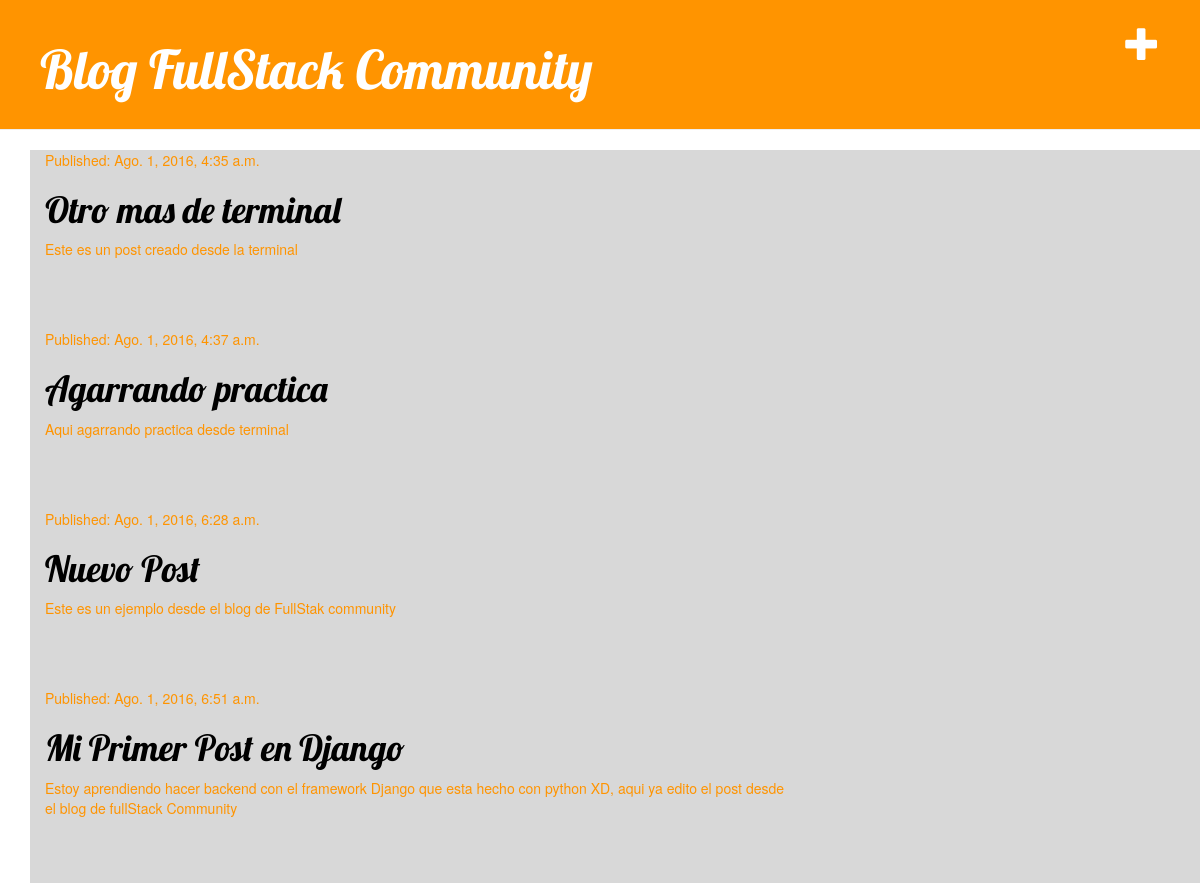
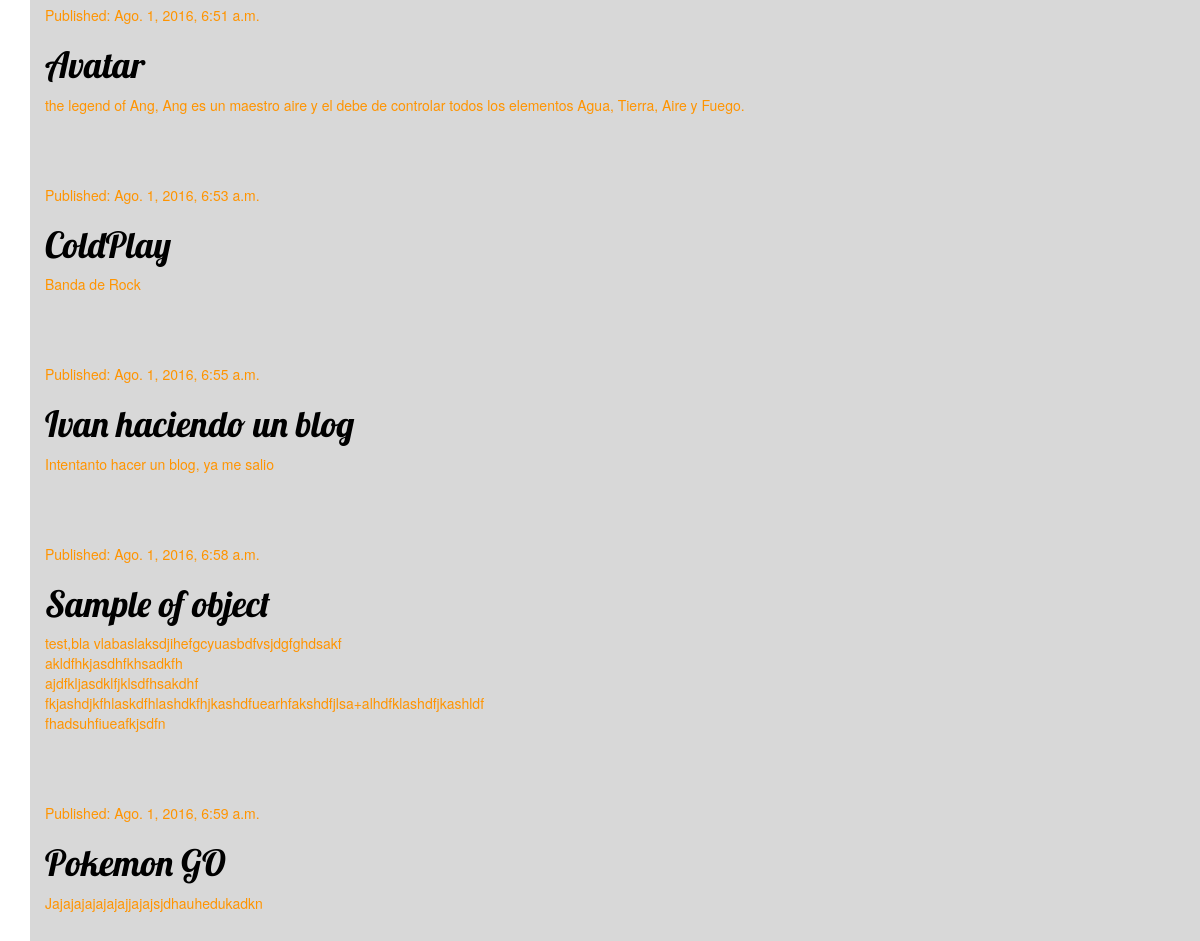
The page / on the database its author committed (2 pictures, top to bottom).
### blog/models.py (models this page shows, shortened)
class Post(models.Model):
	author = models.ForeignKey('auth.User')
	title = models.CharField(max_length=200)
	text = models.TextField()
	created_date = models.DateTimeField(default=timezone.now)
	publish_date = models.DateTimeField(blank=True , null=True)

### blog/views.py (the view)
# urls.py: url(r'^$', views.post_list),
def post_list(request):
	posts = Post.objects.filter(publish_date__lte=timezone.now()).order_by('publish_date')
	return render(request, 'blog/post_list.html',{'posts':posts})

### blog/templates/blog/post_list.html
{% extends 'blog/base.html'%}
	{% block content%}
		{%for post in posts%}
			<div class="post">
				<p>Published: {{post.publish_date}}</p>
				<h1><a href="{%url 'blog.views.post_detail' pk=post.pk%}">{{post.title}}</a></h1>
				<p>{{post.text | linebreaksbr}}</p>
			</div>
		{%endfor%}
	{%endblock%}

### blog/templates/blog/base.html (shortened to what this page needs)
{%load staticfiles%}
<!DOCTYPE html>
<html>
<head>
	<link rel="stylesheet" href="//maxcdn.bootstrapcdn.com/bootstrap/3.2.0/css/bootstrap.min.css">
    <link rel="stylesheet" href="//maxcdn.bootstrapcdn.com/bootstrap/3.2.0/css/bootstrap-theme.min.css">
    <link rel="stylesheet" href="{% static 'css/blog.css' %}">
</head>
<body>
		<div class="page-header">
			<a href="{% url 'blog.views.post_new' %}" class="top-menu"><span class="glyphicon glyphicon-plus"></span></a>
			<h1><a href="{% url 'blog.views.post_list' %}">Blog  FullStack Community</a></h1>
		</div>
		<div class="content container">
			<div class="row">
				<div class="col-md-8">
					{% block content%}
					{% endblock%}
				</div>
			</div>
		</div>
</body>
</html>

### blog/static/css/blog.css (style rules this page uses)
h1 a { color: #FCA205; font-family: 'Lobster'; }
body { padding-left: 0; }
.page-header { background-color: #ff9400; margin-top: 0; padding: 20px 20px 20px 40px; }
.page-header h1, .page-header h1 a, .page-header h1 a:visited, .page-header h1 a:active { color: #ffffff; font-size: 40pt; text-decoration: none; }
.content { margin-left: 30px; background-color: #D8D8D8; }
h1, h2, h3, h4 { font-family: 'Lobster',cursive; }
.top-menu, .top-menu:hover, .top-menu:visited { color: #ffffff; float: right; font-size: 26pt; margin-right: 20px; }
.post { margin-bottom: 70px; color: #ff9400; background-color: #D8D8D8; }
.post h1 a, .post h1 a:visited { color:#000000; }

### rows shown on the page
Post: publish_date "Ago. 1, 2016, 4:35 a.m.", title "Otro mas de terminal", text "Este es un post creado desde la terminal"
Post: publish_date "Ago. 1, 2016, 4:37 a.m.", title "Agarrando practica", text "Aqui agarrando practica desde terminal"
Post: publish_date "Ago. 1, 2016, 6:28 a.m.", title "Nuevo Post", text "Este es un ejemplo desde el blog de FullStak community"
Post: publish_date "Ago. 1, 2016, 6:51 a.m.", title "Mi Primer Post en Django", text "Estoy aprendiendo hacer backend con el framework Django que esta hecho con python XD, aqui ya edito el post desde el blog de fullStack Community"
Post: publish_date "Ago. 1, 2016, 6:51 a.m.", title "Avatar", text "the legend of Ang, Ang es un maestro aire y el debe de controlar todos los elementos Agua, Tierra, Aire y Fuego."
Post: publish_date "Ago. 1, 2016, 6:53 a.m.", title "ColdPlay", text "Banda de Rock"
Post: publish_date "Ago. 1, 2016, 6:55 a.m.", title "Ivan haciendo un blog", text "Intentanto hacer un blog, ya me salio"
Post: publish_date "Ago. 1, 2016, 6:58 a.m.", title "Sample of object", text "test,bla vlabaslaksdjihefgcyuasbdfvsjdgfghdsakf akldfhkjasdhfkhsadkfh ajdfkljasdklfjklsdfhsakdhf fkjashdjkfhlaskdfhlashdkfhjkashdfuearhfakshdfjlsa+alhdfklashdfjkashldf fhadsuhfiueafkjsdfn"
Post: publish_date "Ago. 1, 2016, 6:59 a.m.", title "Pokemon GO", text "Jajajajajajajajjajajsjdhauhedukadkn"
